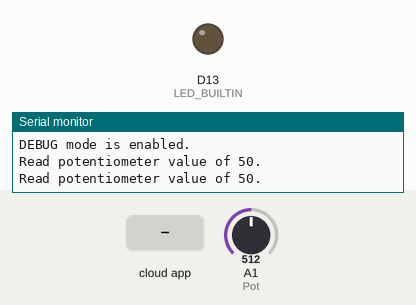
Recording of a sketch running on a simulated Arduino Uno R4 WiFi. Parts: output pins drawn as LEDs (lit = HIGH), the last lines printed to the serial monitor. The test bench sets the inputs (shaded band); at power-on: A1 (Pot) = 512. WiFi joins after 1.5 s; servers stay silent unless stated.

Above: at 4.2 s.
4.3 s: the phone or cloud app sets ledState to 1
At 5.4 s:
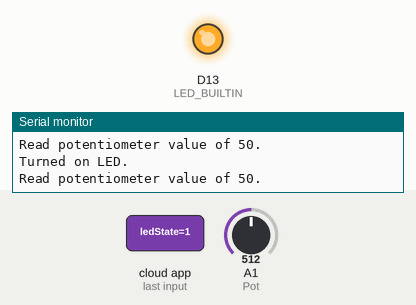
5.8 s: the phone or cloud app sets ledState to 0
At 6.5 s:
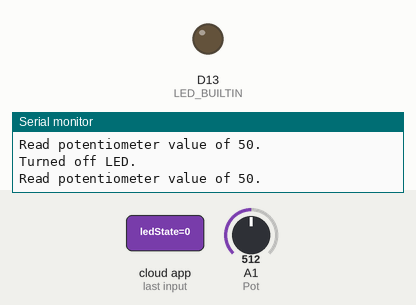
Timing chart, 0 to 8.8 s (numbered marks = the images above; inputs shaded):
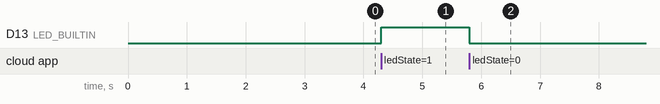

Measured:
- after the input at 4.3 s, D13 (LED_BUILTIN): LOW → HIGH at once
- after the input at 5.8 s, D13 (LED_BUILTIN): HIGH → LOW at once

The sketch:

Arduino_Cloud_LED_Pot.ino
```cpp
// (licence header left out)
/**
 * @file Arduino_Cloud_LED_Pot.ino
 *
 * @brief The primary Arduino sketch implementation file.
 *
 * @section description_arduino_cloud_led_pot_ino Description
 * The primary Arduino sketch implementation file.
 *
 * @section libraries_arduino_cloud_led_pot_ino Libraries
 * - *arduino_secrets.h* Local Header File
 *   - Contains the secrets (usernames, passwords, and other parameters) used
 *     for accessing the local WiFi network and the Arduino Cloud service.
 * - *thingProperties.h* Local Header File
 *   - Contains the Arduino Cloud configuration and connection details.
 *   - Generated by Arduino and should not be edited by the user.
 *   - Requires the *ArduinoIoTCloud*, *Arduino_ConnectionHandler*,
 *     *Arduino_DebugUtils*, and *ArduinoMqttClient* libraries.
 *
 * @section notes_arduino_cloud_led_pot_ino Notes
 * - Comments are Doxygen compatible.
 *
 * @section todo_arduino_cloud_led_pot_ino TODO
 * - None.
 *
 * @section author_arduino_cloud_led_pot_ino Author(s)
 * - Created by John Woolsey on 09/09/2023.
 * - Modified by John Woolsey on 12/07/2023.
 *
 * Copyright (c) 2023 Woolsey Workshop.  All rights reserved.
 */


// Includes
#include "arduino_secrets.h"  // confidential authentication secrets
#include "thingProperties.h"  // Arduino Cloud configuration


// Defines
#define DEBUG 1                 ///< The mode of operation; 0 = normal, 1 = debug.
#define POT_SAMPLE_PERIOD 1000  ///< The potentiometer sampling period in milliseconds.


// Pin Mapping
const uint8_t Pot = A1;  ///< The pin connected to the 10 KΩ potentiometer.


/**
 * The standard Arduino setup function used for setup and configuration tasks.
 */
void setup() {
   // Serial Monitor
   Serial.begin(9600);
   delay(1500);  // wait for serial connection (recommended method by Arduino)

   // Pin configuration
   pinMode(LED_BUILTIN, OUTPUT);

   // Configure Arduino Cloud
   initProperties();

   // Connect Arduino Cloud
   ArduinoCloud.begin(ArduinoIoTPreferredConnection);

   // Arduino Cloud debug messages
   setDebugMessageLevel(2);  // 0 (errors only) - 4 (verbose messages)
   ArduinoCloud.printDebugInfo();

   // Show debug status
   if (DEBUG) {
      printDebugMessage("DEBUG mode is enabled.");  // does not show in dashboard (timing conflict?)
   } else {
      printDebugMessage("DEBUG mode is disabled.");  // shows in dashboard
   }
}


/**
 * The standard Arduino loop function used for repeating tasks.
 */
void loop() {
   ArduinoCloud.update();  // synchronize Arduino Cloud data

   // Process potentiometer
   static unsigned long previousPotReadTime = 0;  // retain the previous time the potentiometer was read
   unsigned long currentTime = millis();
   if (currentTime - previousPotReadTime >= POT_SAMPLE_PERIOD) {
      potValue = map(analogRead(Pot), 0, 1023, 0, 100);  // 10-bit ADC to percentage
      if (DEBUG) {
         printDebugMessage("Read potentiometer value of " + String(potValue) + ".");
      }
      previousPotReadTime = currentTime;
   }
}


/**
 * The callback function that executes each time the *LEDState* cloud variable
 * is updated in the dashboard.
 */
void onLedStateChange() {
   if (ledState) {
      digitalWrite(LED_BUILTIN, HIGH);
      if (DEBUG) {
         printDebugMessage("Turned on LED.");
      }
   } else {
      digitalWrite(LED_BUILTIN, LOW);
      if (DEBUG) {
         printDebugMessage("Turned off LED.");
      }
   }
}


/**
 * Prints the specified debug message to the Serial Monitor and updates the
 * *DebugMessage* cloud variable with the message.
 *
 * @param message  The debug message.
 */
void printDebugMessage(String message) {
   Serial.println(message);
   debugMessage = message;
   ArduinoCloud.update();
}
```

arduino_secrets.h
```cpp
#define SECRET_SSID "secret_ssid"
#define SECRET_OPTIONAL_PASS "secret_optional_pass"
#define SECRET_DEVICE_KEY "secret_device_key"
```

thingProperties.h
```cpp
// Code generated by Arduino IoT Cloud, DO NOT EDIT.

#include <ArduinoIoTCloud.h>
#include <Arduino_ConnectionHandler.h>

const char DEVICE_LOGIN_NAME[]  = "device_login_name";

const char SSID[]               = SECRET_SSID;    // Network SSID (name)
const char PASS[]               = SECRET_OPTIONAL_PASS;    // Network password (use for WPA, or use as key for WEP)
const char DEVICE_KEY[]  = SECRET_DEVICE_KEY;    // Secret device password

void onLedStateChange();

String debugMessage;
int potValue;
bool ledState;

void initProperties(){

  ArduinoCloud.setBoardId(DEVICE_LOGIN_NAME);
  ArduinoCloud.setSecretDeviceKey(DEVICE_KEY);
  ArduinoCloud.addProperty(debugMessage, READ, ON_CHANGE, NULL);
  ArduinoCloud.addProperty(potValue, READ, ON_CHANGE, NULL, 1);
  ArduinoCloud.addProperty(ledState, READWRITE, ON_CHANGE, onLedStateChange);

}

WiFiConnectionHandler ArduinoIoTPreferredConnection(SSID, PASS);
```
